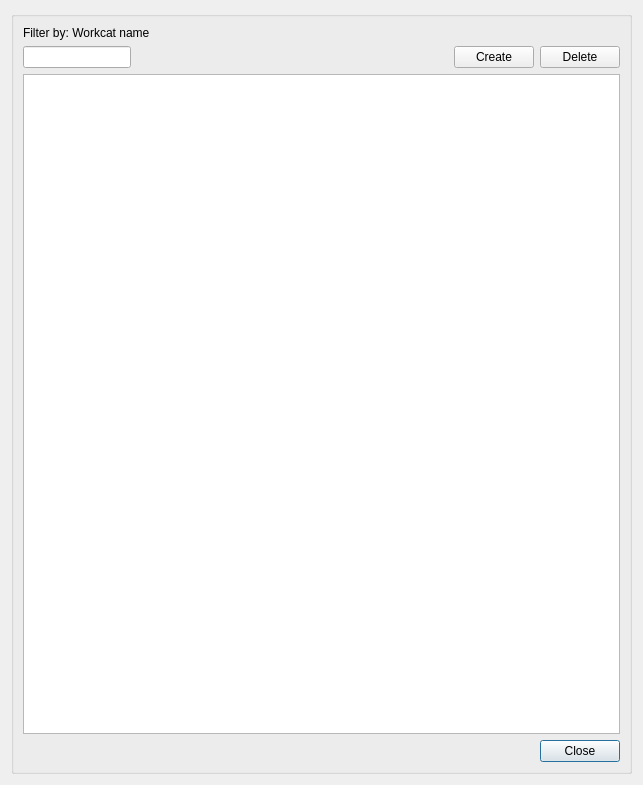
<?xml version="1.0" encoding="UTF-8"?>
<ui version="4.0">
 <class>dlg_doc_manager</class>
 <widget class="QDialog" name="dlg_doc_manager">
  <property name="geometry">
   <rect>
    <x>0</x>
    <y>0</y>
    <width>643</width>
    <height>785</height>
   </rect>
  </property>
  <property name="windowTitle">
   <string>Document management</string>
  </property>
  <layout class="QGridLayout" name="verticalLayout_4">
   <item row="0" column="0">
    <widget class="QGroupBox" name="groupBox">
     <property name="title">
      <string/>
     </property>
     <layout class="QGridLayout" name="verticalLayout_3">
      <item row="3" column="0" colspan="3">
       <spacer name="horizontalSpacer">
        <property name="orientation">
         <enum>Qt::Horizontal</enum>
        </property>
        <property name="sizeHint" stdset="0">
         <size>
          <width>40</width>
          <height>20</height>
         </size>
        </property>
       </spacer>
      </item>
      <item row="3" column="5">
       <widget class="QPushButton" name="btn_cancel">
        <property name="text">
         <string>Close</string>
        </property>
       </widget>
      </item>
      <item row="1" column="0">
       <widget class="QLineEdit" name="workcat_name">
        <property name="sizePolicy">
         <sizepolicy hsizetype="Fixed" vsizetype="Fixed">
          <horstretch>0</horstretch>
          <verstretch>0</verstretch>
         </sizepolicy>
        </property>
        <property name="text">
         <string/>
        </property>
       </widget>
      </item>
      <item row="0" column="0">
       <widget class="QLabel" name="lbl_filter_name">
        <property name="text">
         <string>Filter by: Workcat name</string>
        </property>
       </widget>
      </item>
      <item row="1" column="5">
       <widget class="QPushButton" name="btn_delete">
        <property name="sizePolicy">
         <sizepolicy hsizetype="Fixed" vsizetype="Fixed">
          <horstretch>0</horstretch>
          <verstretch>0</verstretch>
         </sizepolicy>
        </property>
        <property name="text">
         <string>Delete</string>
        </property>
       </widget>
      </item>
      <item row="1" column="1" colspan="3">
       <spacer name="horizontalSpacer_2">
        <property name="orientation">
         <enum>Qt::Horizontal</enum>
        </property>
        <property name="sizeHint" stdset="0">
         <size>
          <width>80</width>
          <height>20</height>
         </size>
        </property>
       </spacer>
      </item>
      <item row="2" column="0" colspan="6">
       <widget class="QTableView" name="tbl_workcat">
        <property name="sortingEnabled">
         <bool>true</bool>
        </property>
       </widget>
      </item>
      <item row="1" column="4">
       <widget class="QPushButton" name="btn_create">
        <property name="sizePolicy">
         <sizepolicy hsizetype="Fixed" vsizetype="Fixed">
          <horstretch>0</horstretch>
          <verstretch>0</verstretch>
         </sizepolicy>
        </property>
        <property name="text">
         <string>Create</string>
        </property>
       </widget>
      </item>
     </layout>
    </widget>
   </item>
  </layout>
 </widget>
 <resources/>
 <connections/>
</ui>
